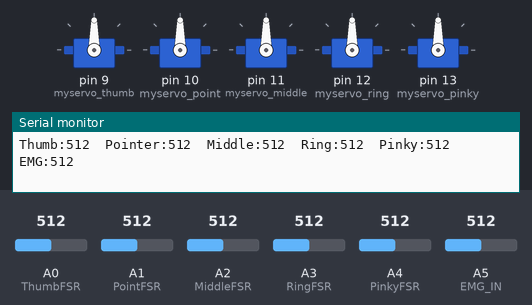
A sketch run on a simulated Arduino Uno, built with avr-gcc and run on an emulated ATmega328P. Parts: 5 × servo, the last lines printed to the serial monitor. Inputs (shaded band) come from the test bench; at power-on: A0 (ThumbFSR) = 512, A1 (PointFSR) = 512, A2 (MiddleFSR) = 512, A3 (RingFSR) = 512, A4 (PinkyFSR) = 512, A5 (EMG_IN) = 512.

Above: at 1.2 s.
1.3 s: A0 (ThumbFSR) set to 109
At 1.7 s:
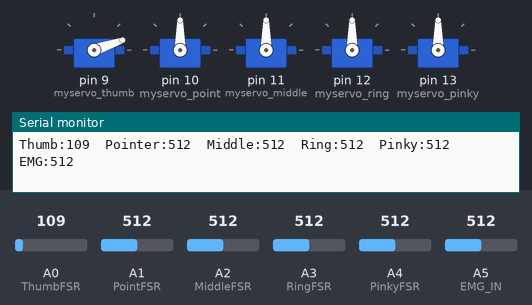
2.8 s: A0 (ThumbFSR) set to 95
At 3.2 s:
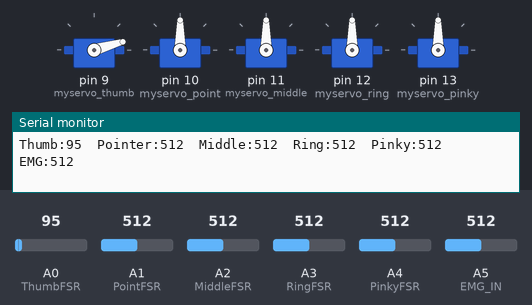
5.8 s: A1 (PointFSR) set to 106
At 7.0 s:
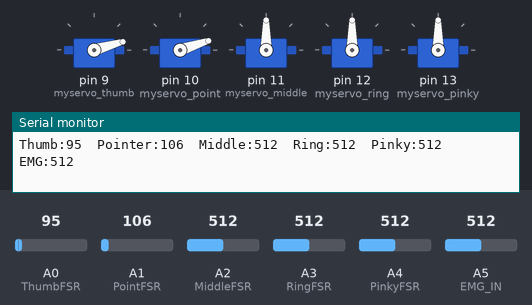
7.4 s: A1 (PointFSR) set to 89
At 8.9 s:
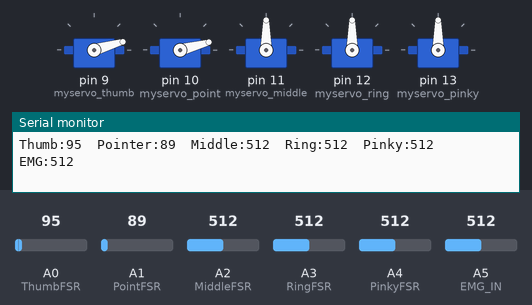
10.4 s: A2 (MiddleFSR) set to 106
At 11.0 s:
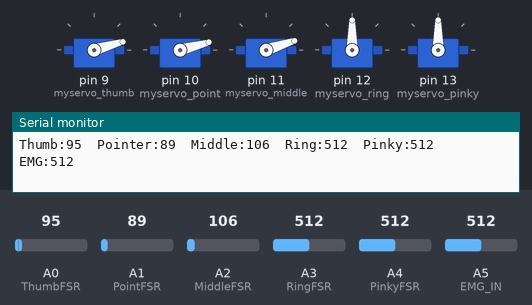
11.9 s: A2 (MiddleFSR) set to 93
At 13.3 s:
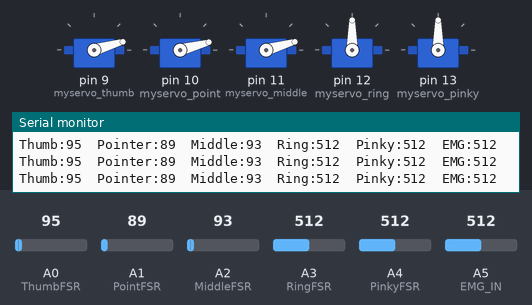
Timing chart, 0 to 14.9 s (numbered marks = the images above; inputs shaded):
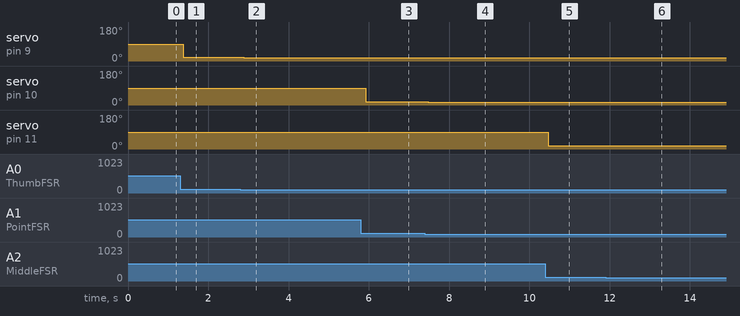

The sketch:

BME_405_3_27_Circuit_Test.ino
```cpp
#include <Servo.h>
Servo myservo_thumb;
Servo myservo_point;
Servo myservo_middle;
Servo myservo_ring;
Servo myservo_pinky;

const int ThumbFSR = A0;
const int PointFSR = A1;
const int MiddleFSR = A2;
const int RingFSR = A3;
const int PinkyFSR = A4;
const int EMG_IN = A5;

// Measure the voltage at 5V and resistance of your 3.3k resistor, and enter
const float VCC = 3.3;      // Measured voltage of Ardunio 5V line
const float R_DIV = 3230.0; // Measured resistance of 3.3k resistor

void setup()
{
  Serial.begin(9600);
  pinMode(ThumbFSR, INPUT);
  pinMode(PointFSR, INPUT);
  pinMode(MiddleFSR, INPUT);
  pinMode(RingFSR, INPUT);
  pinMode(PinkyFSR, INPUT);
  pinMode(EMG_IN, INPUT);
  myservo_thumb.attach(9);
  myservo_point.attach(10);
  myservo_middle.attach(11);
  myservo_ring.attach(12);
  myservo_pinky.attach(13);
}

int ConvertAnalogFSR(float FSR)
{
  float fsrV = FSR * VCC / 1023.0;
  float fsrR = R_DIV * (VCC / fsrV - 1.0);
  float force = (1 / fsrR) * 10000000;
  return force;
}

void loop()
{
  int ThumbFSR_V = analogRead(ThumbFSR);
  int PointFSR_V = analogRead(PointFSR);
  int MiddleFSR_V = analogRead(MiddleFSR);
  int RingFSR_V = analogRead(RingFSR);
  int PinkyFSR_V = analogRead(PinkyFSR);
  int EMG = analogRead(EMG_IN);

  int ThumbFSR_F = ConvertAnalogFSR(ThumbFSR_V);
  int PointFSR_F = ConvertAnalogFSR(PointFSR_V);
  int MiddleFSR_F = ConvertAnalogFSR(MiddleFSR_V);
  int RingFSR_F = ConvertAnalogFSR(RingFSR_V);
  int PinkyFSR_F = ConvertAnalogFSR(PinkyFSR_V);
  //  float fsrG = 1.0 / fsrR; // Calculate conductance
  //    // Break parabolic curve down into two linear slopes:
  //    if (fsrR <= 600)
  //      force = (fsrG - 0.00075) / 0.00000032639;
  //    else
  //      force =  fsrG / 0.000000642857;
  Serial.print("Thumb:");
  Serial.print(ThumbFSR_V);
  Serial.print("  ");
  Serial.print("Pointer:");
  Serial.print(PointFSR_V);
  Serial.print("  ");
  Serial.print("Middle:");
  Serial.print(MiddleFSR_V);
  Serial.print("  ");
  Serial.print("Ring:");
  Serial.print(RingFSR_V);
  Serial.print("  ");
  Serial.print("Pinky:");
  Serial.print(PinkyFSR_V);
  Serial.print("  ");
  Serial.print("EMG:");
  Serial.println(EMG);
  // note to self: spaces in legend objects = another varibale, do not add them when doing multigraph

  // scale it to use it with the servo (value between 0 and 180)
  int val_thumb = map(ThumbFSR_V, 0, 1023, 0, 180);
  int val_point = map(PointFSR_V, 0, 1023, 0, 180);
  int val_middle = map(MiddleFSR_V, 0, 1023, 0, 180);
  int val_ring = map(RingFSR_V, 0, 1023, 0, 180);
  int val_pinky = map(PinkyFSR_V, 0, 1023, 0, 180);

  // sets the servo position according to the scaled value
  myservo_thumb.write(val_thumb);
  myservo_point.write(val_point);
  myservo_middle.write(val_middle);
  myservo_ring.write(val_ring);
  myservo_pinky.write(val_pinky);
}
```

Measured:
- after the input at 1.3 s, servo on pin 9 (myservo_thumb): 90° → 19° after 0.08 s
- after the input at 2.8 s, servo on pin 9 (myservo_thumb): 19° → 16° after 0.08 s
- after the input at 5.8 s, servo on pin 10 (myservo_point): 90° → 18° after 0.13 s
- after the input at 7.4 s, servo on pin 10 (myservo_point): 18° → 15° after 0.08 s
- after the input at 10.4 s, servo on pin 11 (myservo_middle): 90° → 18° after 0.08 s
- after the input at 11.9 s, servo on pin 11 (myservo_middle): 18° → 16° after 0.11 s
